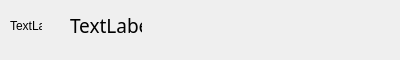
<?xml version="1.0" encoding="UTF-8"?>
<ui version="4.0">
 <class>ChatMessageItemObject</class>
 <widget class="QWidget" name="ChatMessageItemObject">
  <property name="geometry">
   <rect>
    <x>0</x>
    <y>0</y>
    <width>400</width>
    <height>60</height>
   </rect>
  </property>
  <property name="minimumSize">
   <size>
    <width>0</width>
    <height>60</height>
   </size>
  </property>
  <property name="windowTitle">
   <string>Form</string>
  </property>
  <widget class="QWidget" name="widget" native="true">
   <property name="geometry">
    <rect>
     <x>70</x>
     <y>10</y>
     <width>72</width>
     <height>30</height>
    </rect>
   </property>
   <layout class="QGridLayout" name="gridLayout">
    <item row="0" column="0">
     <widget class="QLabel" name="labelMessage">
      <property name="minimumSize">
       <size>
        <width>0</width>
        <height>0</height>
       </size>
      </property>
      <property name="font">
       <font>
        <family>微软雅黑</family>
        <pointsize>14</pointsize>
        <kerning>true</kerning>
       </font>
      </property>
      <property name="text">
       <string>TextLabel</string>
      </property>
      <property name="alignment">
       <set>Qt::AlignLeading|Qt::AlignLeft|Qt::AlignVCenter</set>
      </property>
      <property name="wordWrap">
       <bool>true</bool>
      </property>
     </widget>
    </item>
   </layout>
  </widget>
  <widget class="QLabel" name="labelHead">
   <property name="geometry">
    <rect>
     <x>10</x>
     <y>10</y>
     <width>32</width>
     <height>32</height>
    </rect>
   </property>
   <property name="minimumSize">
    <size>
     <width>32</width>
     <height>32</height>
    </size>
   </property>
   <property name="maximumSize">
    <size>
     <width>32</width>
     <height>32</height>
    </size>
   </property>
   <property name="text">
    <string>TextLabel</string>
   </property>
  </widget>
 </widget>
 <resources/>
 <connections/>
</ui>
